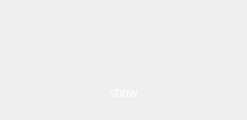
                       <widget class="QWidget" name="tab_8">
                        <attribute name="title">
                         <string>结果检验</string>
                        </attribute>
                        <layout class="QVBoxLayout" name="verticalLayout_29">
                         <item>
                          <layout class="QVBoxLayout" name="verticalLayout_28">
                           <item>
                            <widget class="QPushButton" name="btn_img_5">
                             <property name="minimumSize">
                              <size>
                               <width>225</width>
                               <height>60</height>
                              </size>
                             </property>
                             <property name="styleSheet">
                              <string notr="true">QPushButton{
	background-color: rgba(255, 170, 0,0);
border-radius:3px;
border-radius:3px;
	font: 9pt &quot;等线&quot;;
color: rgb(255, 255, 255);}

QPushButton:hover{
	background-color: rgba(255, 170, 0,0);
border-radius:3px;
border-radius:3px;
font: 9pt &quot;等线&quot;;
padding-left:3px;
padding-top:3px;
color: rgb(255, 255, 255);}
</string>
                             </property>
                             <property name="text">
                              <string/>
                             </property>
                             <property name="icon">
                              <iconset resource="image/image.qrc">
                               <normaloff>:/icon/btn345.gif</normaloff>:/icon/btn345.gif</iconset>
                             </property>
                             <property name="iconSize">
                              <size>
                               <width>140</width>
                               <height>40</height>
                              </size>
                             </property>
                            </widget>
                           </item>
                           <item>
                            <widget class="QWidget" name="widget_21" native="true">
                             <layout class="QHBoxLayout" name="horizontalLayout_26">
                              <item>
                               <widget class="QLabel" name="label_5">
                                <property name="styleSheet">
                                 <string notr="true">color: rgb(255, 255, 255);</string>
                                </property>
                                <property name="text">
                                 <string>show</string>
                                </property>
                                <property name="alignment">
                                 <set>Qt::AlignCenter</set>
                                </property>
                               </widget>
                              </item>
                             </layout>
                            </widget>
                           </item>
                          </layout>
                         </item>
                        </layout>
                       </widget>
